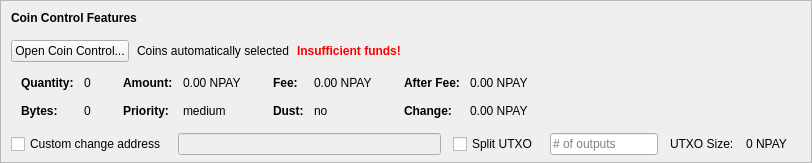
    <widget class="QFrame" name="frameCoinControl">
     <property name="sizePolicy">
      <sizepolicy hsizetype="Expanding" vsizetype="Expanding">
       <horstretch>0</horstretch>
       <verstretch>0</verstretch>
      </sizepolicy>
     </property>
     <property name="maximumSize">
      <size>
       <width>16777215</width>
       <height>16777215</height>
      </size>
     </property>
     <property name="frameShape">
      <enum>QFrame::StyledPanel</enum>
     </property>
     <property name="frameShadow">
      <enum>QFrame::Sunken</enum>
     </property>
     <layout class="QVBoxLayout" name="verticalLayoutCoinControl2">
      <property name="spacing">
       <number>0</number>
      </property>
      <property name="leftMargin">
       <number>0</number>
      </property>
      <property name="topMargin">
       <number>0</number>
      </property>
      <property name="rightMargin">
       <number>0</number>
      </property>
      <property name="bottomMargin">
       <number>6</number>
      </property>
      <item>
       <layout class="QVBoxLayout" name="verticalLayoutCoinControl" stretch="0,0,0,0,1">
        <property name="spacing">
         <number>0</number>
        </property>
        <property name="leftMargin">
         <number>10</number>
        </property>
        <property name="topMargin">
         <number>10</number>
        </property>
        <item>
         <layout class="QHBoxLayout" name="horizontalLayoutCoinControl1">
          <property name="bottomMargin">
           <number>15</number>
          </property>
          <item>
           <widget class="QLabel" name="labelCoinControlFeatures">
            <property name="sizePolicy">
             <sizepolicy hsizetype="Preferred" vsizetype="Maximum">
              <horstretch>0</horstretch>
              <verstretch>0</verstretch>
             </sizepolicy>
            </property>
            <property name="font">
             <font>
              <weight>75</weight>
              <bold>true</bold>
             </font>
            </property>
            <property name="styleSheet">
             <string notr="true">font-weight:bold;</string>
            </property>
            <property name="text">
             <string>Coin Control Features</string>
            </property>
           </widget>
          </item>
         </layout>
        </item>
        <item>
         <layout class="QHBoxLayout" name="horizontalLayoutCoinControl2" stretch="0,0,0,0">
          <property name="spacing">
           <number>8</number>
          </property>
          <property name="bottomMargin">
           <number>10</number>
          </property>
          <item>
           <widget class="QPushButton" name="pushButtonCoinControl">
            <property name="styleSheet">
             <string notr="true"/>
            </property>
            <property name="text">
             <string>Open Coin Control...</string>
            </property>
            <property name="autoDefault">
             <bool>false</bool>
            </property>
           </widget>
          </item>
          <item>
           <widget class="QLabel" name="labelCoinControlAutomaticallySelected">
            <property name="text">
             <string>Coins automatically selected</string>
            </property>
            <property name="margin">
             <number>5</number>
            </property>
           </widget>
          </item>
          <item>
           <widget class="QLabel" name="labelCoinControlInsuffFunds">
            <property name="font">
             <font>
              <weight>75</weight>
              <bold>true</bold>
             </font>
            </property>
            <property name="styleSheet">
             <string notr="true">color:red;font-weight:bold;</string>
            </property>
            <property name="text">
             <string>Insufficient funds!</string>
            </property>
            <property name="margin">
             <number>5</number>
            </property>
           </widget>
          </item>
          <item>
           <spacer name="horizontalSpacerCoinControl">
            <property name="orientation">
             <enum>Qt::Horizontal</enum>
            </property>
            <property name="sizeHint" stdset="0">
             <size>
              <width>40</width>
              <height>1</height>
             </size>
            </property>
           </spacer>
          </item>
         </layout>
        </item>
        <item>
         <widget class="QWidget" name="widgetCoinControl" native="true">
          <property name="sizePolicy">
           <sizepolicy hsizetype="Preferred" vsizetype="Preferred">
            <horstretch>0</horstretch>
            <verstretch>0</verstretch>
           </sizepolicy>
          </property>
          <property name="minimumSize">
           <size>
            <width>0</width>
            <height>0</height>
           </size>
          </property>
          <property name="styleSheet">
           <string notr="true"/>
          </property>
          <layout class="QHBoxLayout" name="horizontalLayoutCoinControl5">
           <property name="leftMargin">
            <number>0</number>
           </property>
           <property name="topMargin">
            <number>0</number>
           </property>
           <property name="rightMargin">
            <number>0</number>
           </property>
           <property name="bottomMargin">
            <number>0</number>
           </property>
           <item>
            <layout class="QHBoxLayout" name="horizontalLayoutCoinControl3" stretch="0,0,0,1">
             <property name="spacing">
              <number>20</number>
             </property>
             <property name="topMargin">
              <number>0</number>
             </property>
             <property name="bottomMargin">
              <number>10</number>
             </property>
             <item>
              <layout class="QFormLayout" name="formLayoutCoinControl1">
               <property name="horizontalSpacing">
                <number>10</number>
               </property>
               <property name="verticalSpacing">
                <number>14</number>
               </property>
               <property name="leftMargin">
                <number>10</number>
               </property>
               <property name="topMargin">
                <number>4</number>
               </property>
               <property name="rightMargin">
                <number>6</number>
               </property>
               <item row="0" column="0">
                <widget class="QLabel" name="labelCoinControlQuantityText">
                 <property name="font">
                  <font>
                   <weight>75</weight>
                   <bold>true</bold>
                  </font>
                 </property>
                 <property name="text">
                  <string>Quantity:</string>
                 </property>
                 <property name="margin">
                  <number>0</number>
                 </property>
                </widget>
               </item>
               <item row="0" column="1">
                <widget class="QLabel" name="labelCoinControlQuantity">
                 <property name="cursor">
                  <cursorShape>IBeamCursor</cursorShape>
                 </property>
                 <property name="contextMenuPolicy">
                  <enum>Qt::ActionsContextMenu</enum>
                 </property>
                 <property name="text">
                  <string notr="true">0</string>
                 </property>
                 <property name="margin">
                  <number>0</number>
                 </property>
                 <property name="textInteractionFlags">
                  <set>Qt::LinksAccessibleByMouse|Qt::TextSelectableByKeyboard|Qt::TextSelectableByMouse</set>
                 </property>
                </widget>
               </item>
               <item row="1" column="0">
                <widget class="QLabel" name="labelCoinControlBytesText">
                 <property name="font">
                  <font>
                   <weight>75</weight>
                   <bold>true</bold>
                  </font>
                 </property>
                 <property name="text">
                  <string>Bytes:</string>
                 </property>
                </widget>
               </item>
               <item row="1" column="1">
                <widget class="QLabel" name="labelCoinControlBytes">
                 <property name="cursor">
                  <cursorShape>IBeamCursor</cursorShape>
                 </property>
                 <property name="contextMenuPolicy">
                  <enum>Qt::ActionsContextMenu</enum>
                 </property>
                 <property name="text">
                  <string notr="true">0</string>
                 </property>
                 <property name="textInteractionFlags">
                  <set>Qt::LinksAccessibleByMouse|Qt::TextSelectableByKeyboard|Qt::TextSelectableByMouse</set>
                 </property>
                </widget>
               </item>
              </layout>
             </item>
             <item>
              <layout class="QFormLayout" name="formLayoutCoinControl2">
               <property name="horizontalSpacing">
                <number>10</number>
               </property>
               <property name="verticalSpacing">
                <number>14</number>
               </property>
               <property name="leftMargin">
                <number>6</number>
               </property>
               <property name="topMargin">
                <number>4</number>
               </property>
               <property name="rightMargin">
                <number>6</number>
               </property>
               <item row="0" column="0">
                <widget class="QLabel" name="labelCoinControlAmountText">
                 <property name="font">
                  <font>
                   <weight>75</weight>
                   <bold>true</bold>
                  </font>
                 </property>
                 <property name="text">
                  <string>Amount:</string>
                 </property>
                 <property name="margin">
                  <number>0</number>
                 </property>
                </widget>
               </item>
               <item row="0" column="1">
                <widget class="QLabel" name="labelCoinControlAmount">
                 <property name="cursor">
                  <cursorShape>IBeamCursor</cursorShape>
                 </property>
                 <property name="contextMenuPolicy">
                  <enum>Qt::ActionsContextMenu</enum>
                 </property>
                 <property name="text">
                  <string notr="true">0.00 NPAY</string>
                 </property>
                 <property name="textInteractionFlags">
                  <set>Qt::LinksAccessibleByMouse|Qt::TextSelectableByKeyboard|Qt::TextSelectableByMouse</set>
                 </property>
                </widget>
               </item>
               <item row="1" column="0">
                <widget class="QLabel" name="labelCoinControlPriorityText">
                 <property name="font">
                  <font>
                   <weight>75</weight>
                   <bold>true</bold>
                  </font>
                 </property>
                 <property name="text">
                  <string>Priority:</string>
                 </property>
                </widget>
               </item>
               <item row="1" column="1">
                <widget class="QLabel" name="labelCoinControlPriority">
                 <property name="cursor">
                  <cursorShape>IBeamCursor</cursorShape>
                 </property>
                 <property name="contextMenuPolicy">
                  <enum>Qt::ActionsContextMenu</enum>
                 </property>
                 <property name="text">
                  <string>medium</string>
                 </property>
                 <property name="textInteractionFlags">
                  <set>Qt::LinksAccessibleByMouse|Qt::TextSelectableByKeyboard|Qt::TextSelectableByMouse</set>
                 </property>
                </widget>
               </item>
              </layout>
             </item>
             <item>
              <layout class="QFormLayout" name="formLayoutCoinControl3">
               <property name="horizontalSpacing">
                <number>10</number>
               </property>
               <property name="verticalSpacing">
                <number>14</number>
               </property>
               <property name="leftMargin">
                <number>6</number>
               </property>
               <property name="topMargin">
                <number>4</number>
               </property>
               <property name="rightMargin">
                <number>6</number>
               </property>
               <item row="0" column="0">
                <widget class="QLabel" name="labelCoinControlFeeText">
                 <property name="font">
                  <font>
                   <weight>75</weight>
                   <bold>true</bold>
                  </font>
                 </property>
                 <property name="text">
                  <string>Fee:</string>
                 </property>
                 <property name="margin">
                  <number>0</number>
                 </property>
                </widget>
               </item>
               <item row="0" column="1">
                <widget class="QLabel" name="labelCoinControlFee">
                 <property name="cursor">
                  <cursorShape>IBeamCursor</cursorShape>
                 </property>
                 <property name="contextMenuPolicy">
                  <enum>Qt::ActionsContextMenu</enum>
                 </property>
                 <property name="text">
                  <string notr="true">0.00 NPAY</string>
                 </property>
                 <property name="textInteractionFlags">
                  <set>Qt::LinksAccessibleByMouse|Qt::TextSelectableByKeyboard|Qt::TextSelectableByMouse</set>
                 </property>
                </widget>
               </item>
               <item row="1" column="0">
                <widget class="QLabel" name="labelCoinControlLowOutputText">
                 <property name="font">
                  <font>
                   <weight>75</weight>
                   <bold>true</bold>
                  </font>
                 </property>
                 <property name="text">
                  <string>Dust:</string>
                 </property>
                </widget>
               </item>
               <item row="1" column="1">
                <widget class="QLabel" name="labelCoinControlLowOutput">
                 <property name="cursor">
                  <cursorShape>IBeamCursor</cursorShape>
                 </property>
                 <property name="contextMenuPolicy">
                  <enum>Qt::ActionsContextMenu</enum>
                 </property>
                 <property name="text">
                  <string>no</string>
                 </property>
                 <property name="textInteractionFlags">
                  <set>Qt::LinksAccessibleByMouse|Qt::TextSelectableByKeyboard|Qt::TextSelectableByMouse</set>
                 </property>
                </widget>
               </item>
              </layout>
             </item>
             <item>
              <layout class="QFormLayout" name="formLayoutCoinControl4">
               <property name="horizontalSpacing">
                <number>10</number>
               </property>
               <property name="verticalSpacing">
                <number>14</number>
               </property>
               <property name="leftMargin">
                <number>6</number>
               </property>
               <property name="topMargin">
                <number>4</number>
               </property>
               <property name="rightMargin">
                <number>6</number>
               </property>
               <item row="0" column="0">
                <widget class="QLabel" name="labelCoinControlAfterFeeText">
                 <property name="font">
                  <font>
                   <weight>75</weight>
                   <bold>true</bold>
                  </font>
                 </property>
                 <property name="text">
                  <string>After Fee:</string>
                 </property>
                 <property name="margin">
                  <number>0</number>
                 </property>
                </widget>
               </item>
               <item row="0" column="1">
                <widget class="QLabel" name="labelCoinControlAfterFee">
                 <property name="cursor">
                  <cursorShape>IBeamCursor</cursorShape>
                 </property>
                 <property name="contextMenuPolicy">
                  <enum>Qt::ActionsContextMenu</enum>
                 </property>
                 <property name="text">
                  <string notr="true">0.00 NPAY</string>
                 </property>
                 <property name="textInteractionFlags">
                  <set>Qt::LinksAccessibleByMouse|Qt::TextSelectableByKeyboard|Qt::TextSelectableByMouse</set>
                 </property>
                </widget>
               </item>
               <item row="1" column="0">
                <widget class="QLabel" name="labelCoinControlChangeText">
                 <property name="font">
                  <font>
                   <weight>75</weight>
                   <bold>true</bold>
                  </font>
                 </property>
                 <property name="text">
                  <string>Change:</string>
                 </property>
                </widget>
               </item>
               <item row="1" column="1">
                <widget class="QLabel" name="labelCoinControlChange">
                 <property name="cursor">
                  <cursorShape>IBeamCursor</cursorShape>
                 </property>
                 <property name="contextMenuPolicy">
                  <enum>Qt::ActionsContextMenu</enum>
                 </property>
                 <property name="text">
                  <string notr="true">0.00 NPAY</string>
                 </property>
                 <property name="textInteractionFlags">
                  <set>Qt::LinksAccessibleByMouse|Qt::TextSelectableByKeyboard|Qt::TextSelectableByMouse</set>
                 </property>
                </widget>
               </item>
              </layout>
             </item>
            </layout>
           </item>
          </layout>
         </widget>
        </item>
        <item>
         <layout class="QHBoxLayout" name="horizontalLayoutCoinControl4" stretch="0,0,0,0,0,0,0">
          <property name="spacing">
           <number>12</number>
          </property>
          <property name="sizeConstraint">
           <enum>QLayout::SetDefaultConstraint</enum>
          </property>
          <property name="topMargin">
           <number>5</number>
          </property>
          <property name="rightMargin">
           <number>5</number>
          </property>
          <item>
           <widget class="QCheckBox" name="checkBoxCoinControlChange">
            <property name="toolTip">
             <string>If this is activated, but the change address is empty or invalid, change will be sent to a newly generated address.</string>
            </property>
            <property name="text">
             <string>Custom change address</string>
            </property>
           </widget>
          </item>
          <item>
           <widget class="QValidatedLineEdit" name="lineEditCoinControlChange">
            <property name="enabled">
             <bool>false</bool>
            </property>
            <property name="sizePolicy">
             <sizepolicy hsizetype="Expanding" vsizetype="Fixed">
              <horstretch>0</horstretch>
              <verstretch>0</verstretch>
             </sizepolicy>
            </property>
           </widget>
          </item>
          <item>
           <widget class="QCheckBox" name="splitBlockCheckBox">
            <property name="text">
             <string>Split UTXO</string>
            </property>
           </widget>
          </item>
          <item>
           <widget class="QLineEdit" name="splitBlockLineEdit">
            <property name="sizePolicy">
             <sizepolicy hsizetype="Fixed" vsizetype="Fixed">
              <horstretch>50</horstretch>
              <verstretch>0</verstretch>
             </sizepolicy>
            </property>
            <property name="placeholderText">
             <string># of outputs</string>
            </property>
           </widget>
          </item>
          <item>
           <widget class="QLabel" name="labelBlockSizeText">
            <property name="text">
             <string>UTXO Size:</string>
            </property>
           </widget>
          </item>
          <item>
           <widget class="QLabel" name="labelBlockSize">
            <property name="text">
             <string>0 NPAY</string>
            </property>
           </widget>
          </item>
          <item>
           <widget class="QLabel" name="labelCoinControlChangeLabel">
            <property name="sizePolicy">
             <sizepolicy hsizetype="Preferred" vsizetype="Expanding">
              <horstretch>0</horstretch>
              <verstretch>0</verstretch>
             </sizepolicy>
            </property>
            <property name="minimumSize">
             <size>
              <width>0</width>
              <height>0</height>
             </size>
            </property>
            <property name="text">
             <string/>
            </property>
            <property name="margin">
             <number>3</number>
            </property>
           </widget>
          </item>
         </layout>
        </item>
        <item>
         <spacer name="verticalSpacerCoinControl">
          <property name="orientation">
           <enum>Qt::Vertical</enum>
          </property>
          <property name="sizeHint" stdset="0">
           <size>
            <width>800</width>
            <height>1</height>
           </size>
          </property>
         </spacer>
        </item>
       </layout>
      </item>
     </layout>
    </widget>
